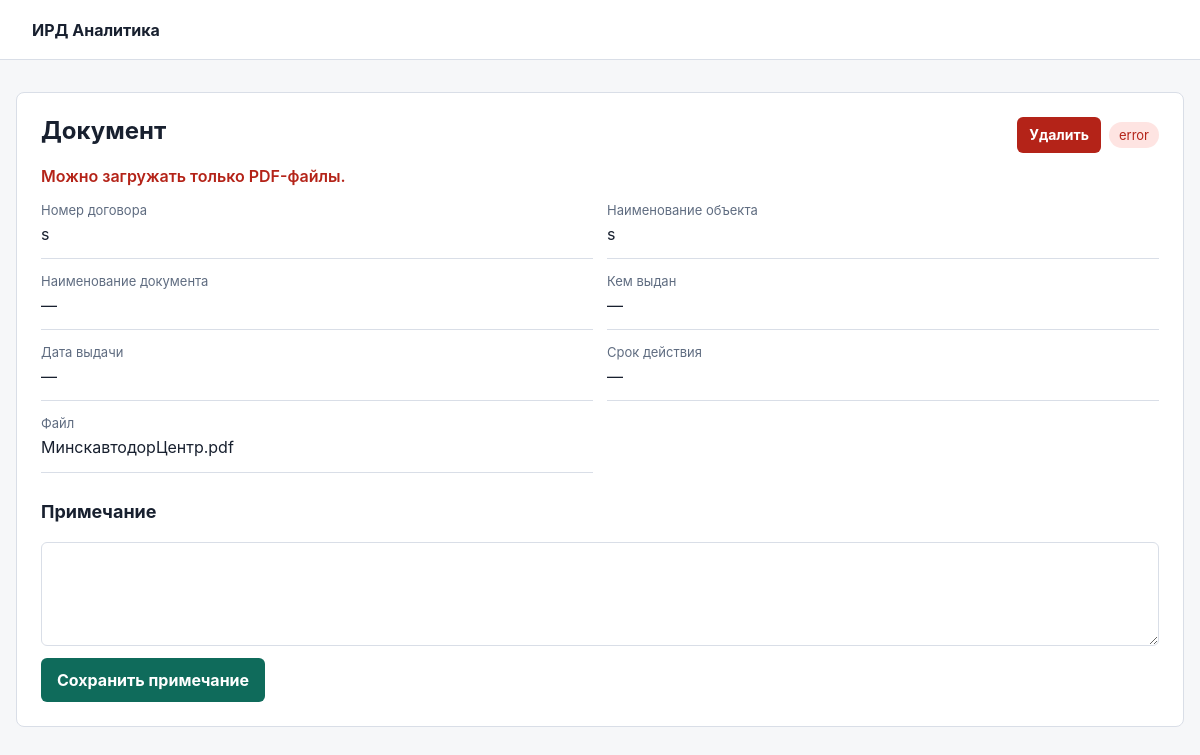
Page /documents/8 on the committed database.
### tables this page shows
CREATE TABLE documents (
    id INTEGER PRIMARY KEY AUTOINCREMENT,
    contract_number TEXT NOT NULL,
    object_name TEXT NOT NULL,
    original_filename TEXT NOT NULL,
    stored_filename TEXT NOT NULL,
    working_title TEXT,
    official_title TEXT,
    issuer TEXT,
    issue_date TEXT,
    valid_until TEXT,
    validity_text TEXT,
    no_expiration INTEGER NOT NULL DEFAULT 0,
    raw_text TEXT,
    note TEXT NOT NULL DEFAULT '',
    status TEXT NOT NULL DEFAULT 'processed',
    error TEXT,
    created_at TEXT NOT NULL DEFAULT CURRENT_TIMESTAMP
);

### app/web/routes.py (the view)
@bp.get("/documents/<int:document_id>")
def document_detail(document_id: int):
    document = DocumentRepository().get(document_id)
    if document is None:
        return "Документ не найден", 404
    return render_template("document.html", document=document)

### app/database.py (called while the page is built)
def get_db() -> sqlite3.Connection:
    if "db" not in g:
        g.db = sqlite3.connect(current_app.config["DATABASE_PATH"])
        g.db.row_factory = sqlite3.Row
    return g.db

### app/repositories.py (called while the page is built)
    def get(self, document_id: int) -> Row | None:
        return get_db().execute(
            "SELECT * FROM documents WHERE id = ?", (document_id,)
        ).fetchone()

### app/templates/document.html (shortened to what this page needs)
{% extends "base.html" %}
{% block content %}
<section class="document-view">
    <div class="document-head">
        <h1>{{ document.working_title or "Документ" }}</h1>
        <div class="document-actions">
            <form action="{{ url_for('web.delete_document', document_id=document.id) }}" method="post" onsubmit="return confirm('Удалить документ из базы и удалить загруженный PDF?');">
                <button class="danger-button" type="submit">Удалить</button>
            </form>
            <span class="status status-{{ document.status }}">{{ document.status }}</span>
        </div>
    </div>
    {% if document.error %}
        <p class="error">{{ document.error }}</p>
    {% endif %}
    <dl class="fields">
        <div><dt>Номер договора</dt><dd>{{ document.contract_number }}</dd></div>
        <div><dt>Наименование объекта</dt><dd>{{ document.object_name }}</dd></div>
        <div><dt>Наименование документа</dt><dd>{{ document.official_title or document.working_title or "—" }}</dd></div>
        <div><dt>Кем выдан</dt><dd>{{ document.issuer or "—" }}</dd></div>
        <div><dt>Дата выдачи</dt><dd>{{ document.issue_date or "—" }}</dd></div>
        <div><dt>Срок действия</dt><dd>{{ "без срока действия" if document.no_expiration else (document.valid_until or "—") }}</dd></div>
        <div>
            <dt>Файл</dt>
            <dd>
                {% if document.stored_filename %}
                    <a href="{{ url_for('web.document_preview', document_id=document.id) }}" target="_blank">{{ document.original_filename }}</a>
                {% else %}
                    {{ document.original_filename or "—" }}
                {% endif %}
            </dd>
        </div>
    </dl>
    <section class="note-panel">
        <h2>Примечание</h2>
        <form action="{{ url_for('web.update_document_note', document_id=document.id) }}" method="post">
            <textarea name="note" rows="4">{{ document.note or "" }}</textarea>
            <button type="submit">Сохранить примечание</button>
        </form>
    </section>
</section>
{% endblock %}

### app/static/styles.css (style rules this page uses)
:root { color-scheme: light; --bg: #f6f7f9; --panel: #ffffff; --line: #d9dee7; --text: #18202f; --muted: #5f6c80; --accent: #0f6b5b; --accent-dark: #0a5146; --danger: #b42318; }
* { box-sizing: border-box; }
body { margin: 0; background: var(--bg); color: var(--text); font-family: Inter, system-ui, -apple-system, BlinkMacSystemFont, "Segoe UI", sans-serif; }
.upload-form, .records, .document-view { background: var(--panel); border: 1px solid var(--line); border-radius: 8px; padding: 24px; }
h1, h2 { margin: 0 0 20px; line-height: 1.2; }
h1 { font-size: 24px; }
h2 { font-size: 18px; }
input, textarea { width: 100%; border: 1px solid var(--line); border-radius: 6px; padding: 11px 12px; color: var(--text); font: inherit; background: #ffffff; }
button { width: 100%; border: 0; border-radius: 6px; padding: 12px 16px; color: #ffffff; background: var(--accent); font: inherit; font-weight: 700; cursor: pointer; }
.button-link, .danger-button { display: inline-flex; min-height: 36px; align-items: center; justify-content: center; border-radius: 6px; padding: 8px 12px; font-size: 14px; font-weight: 700; line-height: 1; text-decoration: none; white-space: nowrap; }
.danger-button { width: auto; color: #ffffff; background: var(--danger); }
.empty, .error { margin: 0 0 16px; }
.error { color: var(--danger); font-weight: 600; }
.document-head { display: flex; gap: 16px; align-items: start; justify-content: space-between; }
.document-actions, .row-actions { display: flex; gap: 8px; align-items: center; }
.document-actions { flex-wrap: wrap; justify-content: flex-end; }
.document-actions form, .row-actions form { margin: 0; }
.status { border-radius: 999px; padding: 5px 10px; background: #e8eef5; color: var(--muted); font-size: 13px; }
.status-error { background: #fee4e2; color: var(--danger); }
.fields { display: grid; grid-template-columns: repeat(2, minmax(0, 1fr)); gap: 14px; margin: 0; }
.fields div { border-bottom: 1px solid var(--line); padding-bottom: 12px; }
dt { color: var(--muted); font-size: 13px; margin-bottom: 5px; }
dd { margin: 0; line-height: 1.45; }
.note-panel { margin-top: 28px; }
.note-panel form { display: grid; gap: 12px; }
.note-panel button { width: auto; justify-self: start; }

### rows in the picture
documents: working_title "Документ", status "error", error "Можно загружать только PDF-файлы.", contract_number "s", object_name "s", official_title+working_title "—", issuer "—", issue_date "—", no_expiration+valid_until "—", original_filename "МинскавтодорЦентр.pdf"
